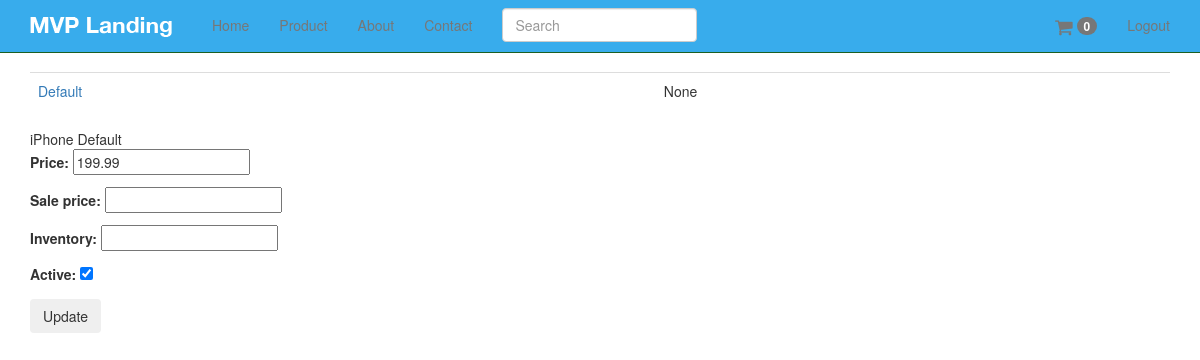
The page /products/6/inventory/ (signed in) on the database as committed earlier.
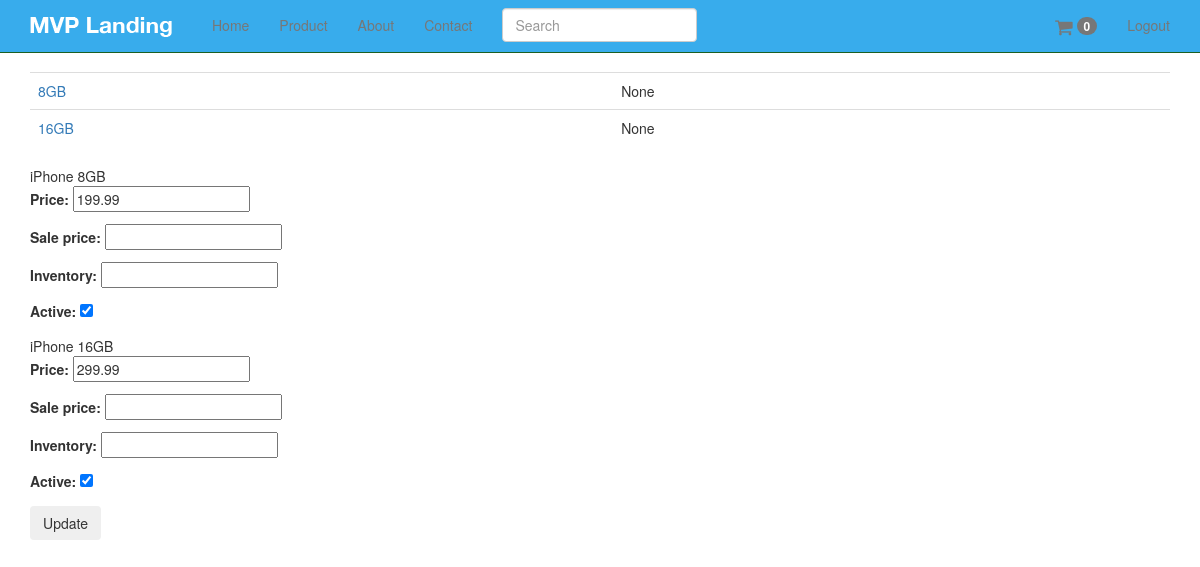
The same page on the database as committed later.
### products/models.py (models this page shows, shortened)
class Variation(models.Model):
    product = models.ForeignKey(Product)
    title = models.CharField(max_length=120)
    price = models.DecimalField(decimal_places=2, max_digits=10)
    sale_price = models.DecimalField(decimal_places=2, max_digits=10, null=True, blank=True)
    active = models.BooleanField(default=True)
    inventory = models.IntegerField(null=True, blank=True)   # refer none == unlimited amount
    def __unicode__(self):
        return self.title
    def get_absolute_url(self):
        return self.product.get_absolute_url()

class Product(models.Model):
    title = models.CharField(max_length=120)
    description = models.TextField(blank=True, null=True)
    price = models.DecimalField(decimal_places=2, max_digits=10)
    active = models.BooleanField(default=True)
    categories = models.ManyToManyField('Category', blank=True)
    default = models.ForeignKey('Category', related_name='default_category', null=True, blank=True)
    objects = ProductManager()
    class Meta:
        ordering = ["-title"]
    def get_absolute_url(self):
        return reverse("product_detail", kwargs={"pk": self.pk})

### products/views.py (the view, shortened to what this page needs)
# urls.py: url(r'^(?P<pk>\d+)/inventory/$', VariationListView.as_view(), name='product_inventory'),
class VariationListView(StaffRequiredMixin, ListView):
    model = Variation
    queryset = Variation.objects.all()
    def get_context_data(self, *args, **kwargs):
        context = super(VariationListView, self).get_context_data(*args, **kwargs)
        context["formset"] = VariationInventoryFormSet(queryset=self.get_queryset())
        return context
    def get_queryset(self, *args, **kwargs):
        product_pk = self.kwargs.get("pk")
        if product_pk:
            product = get_object_or_404(Product, pk=product_pk)
            queryset = Variation.objects.filter(product=product)
        return queryset

### products/mixins.py (called while the page is built)
    @method_decorator(login_required)
    def dispatch(self, request, *args, **kwargs):
        if request.user.is_staff:
            return super(StaffRequiredMixin, self).dispatch(request, *args, **kwargs)
        else:
            raise Http404

### products/models.py (called while the page is built)
    def active(self):
        return self.filter(active=True)

    def get_queryset(self):
        return ProductQuerySet(self.model, using=self._db)

    def all(self, *args, **kwargs):
        return self.get_queryset().active()

### templates/products/variation_list.html (shortened to what this page needs)
{% extends 'base.html' %}
{% block content %}
    <table class="table">
        {% for object in object_list %}
            <tr>
                <td><a href="{{ object.get_absolute_url }}">{{ object.title }}</a></td>
                <td>{{  object.inventory }}</td>
            </tr>
        {% endfor %}
    </table>
    <form method="POST" action="">{% csrf_token %}
        {% for form in formset %}
            {{ form.instance.product.title }}
            {{ form.instance.title }}
            {{ form.as_p }}
        {% endfor %}
        <input type="submit" value="Update" class="btn">
    </form>
{% endblock %}

### templates/base.html (shortened to what this page needs)
{% load staticfiles %}
<!DOCTYPE html>
<html lang="en">
<head>
    {% include 'head_css.html' %}
</head>
<body>
{% include 'navbar.html' %}
<div class="container">
    {% block content %}
    {% endblock %}
</div>
</body>
</html>

### templates/head_css.html
{% load staticfiles %}
    <link rel="stylesheet" href="//maxcdn.bootstrapcdn.com/font-awesome/4.3.0/css/font-awesome.min.css">
    <link href="{% static 'css/bootstrap.min.css' %}" rel="stylesheet">
    <link href="{% static 'css/navbar-static-top.css' %}" rel="stylesheet">
     <link href="{% static 'css/custom.css' %}" rel="stylesheet">

### templates/navbar.html (shortened to what this page needs)
{% load staticfiles %}
<nav class="navbar navbar-default navbar-static-top">
    <div class="container">
        <div class="navbar-header">
            <a class="navbar-brand" href="{% url 'home' %}"><img src="{% static 'img/mvp_landing_logo.png' %}"/></a>
        </div>
        <div id="navbar" class="navbar-collapse collapse">
            <ul class="nav navbar-nav">
                <li><a href="{% url 'home' %}">Home</a></li>
                <li><a href="{% url 'products' %}">Product</a></li>
                <li><a href="{% url 'about' %}">About</a></li>
                <li><a href="{% url 'contact' %}">Contact</a></li>
                <form class="navbar-form navbar-left" method="GET" role="search" action='{% url "products" %}'>
                    <div class="form-group">
                        <input type="text" class="form-control" placeholder="Search" name="q">
                    </div>
                </form>
            </ul>
            <ul class="nav navbar-nav navbar-right">
                <li>
                    <a href="#"><i class="fa fa-shopping-cart fa-navbar-cart"></i>
                        <span class="badge">0</span></a>
                </li>
                {% if request.user.is_authenticated %}
                    <li><a href="{% url 'auth_logout' %}">Logout</a></li>
                {% endif %}
            </ul>
        </div>
    </div>
</nav>

### templates/javascript.html (shortened to what this page needs)
{% load staticfiles %}

### static_in_pro/our_static/css/navbar-static-top.css (style rules this page uses)
body { min-height: 1000px; }
.navbar-static-top { margin-bottom: 19px; background-color: #38ACEC; border-color: #1A5F23; }
.navbar-default .navbar-brand { color: #FFF; }

### static_in_pro/our_static/css/custom.css (style rules this page uses)
.fa-navbar-cart { font-size: 19px; vertical-align: middle; }

Rows that differ between the two databases and show on the page:
changed Variation (number 1 of 2 on the later page): title "Default" → "8GB"
added Variation: title "16GB", inventory "None", instance.product "iPhone", instance "16GB"
Other text that changed with them:
new list line: "iPhone 8GB"
new list line: "Price: Sale price: Inventory: Active: 199.99   ☑"
new list line: "Price: Sale price: Inventory: Active: 299.99   ☑"
list line gone: "iPhone Default"
list line gone: "Price: Sale price: Inventory: Active: 199.99   ☑"
